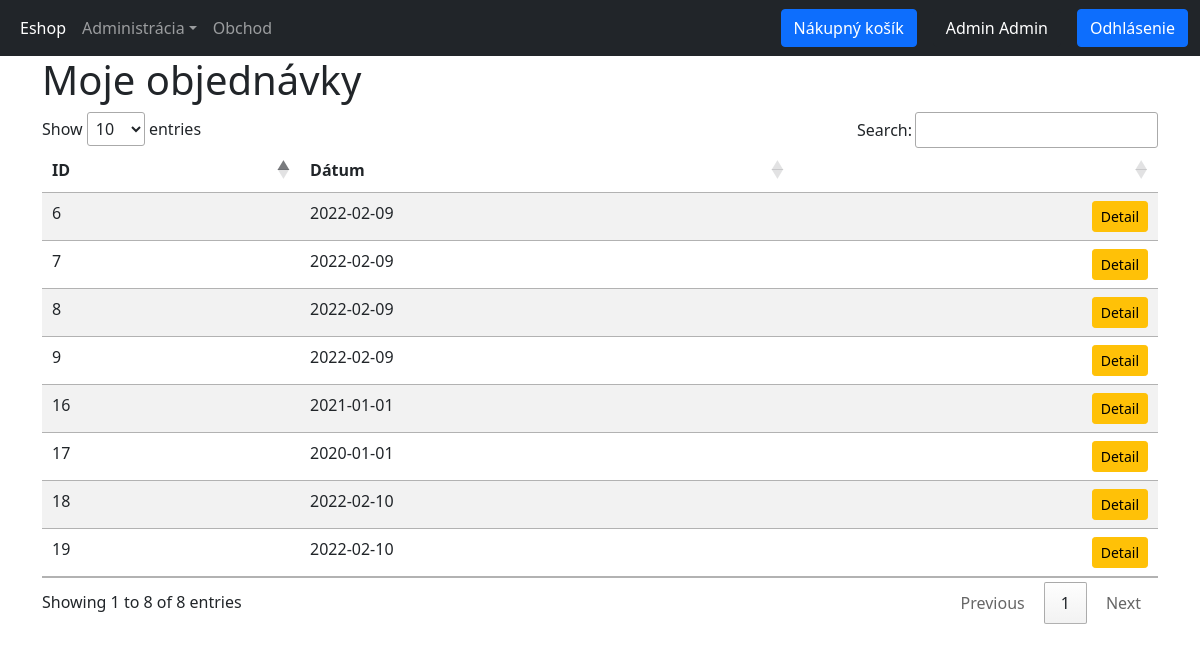
The page /moje_objednavky.php (signed in) on the database its author committed.
### tables this page shows
CREATE TABLE IF NOT EXISTS `zakaznik` (
  `cislo_zakaznika` int(4) UNSIGNED ZEROFILL NOT NULL AUTO_INCREMENT,
  `meno` varchar(10) NOT NULL,
  `priezvisko` varchar(20) NOT NULL,
  `email` varchar(50) NOT NULL,
  `telefon` int(15) DEFAULT NULL,
  `login` varchar(20) NOT NULL,
  `heslo` varchar(50) NOT NULL,
  `rola` varchar(5) NOT NULL,
  PRIMARY KEY (`cislo_zakaznika`),
  UNIQUE KEY `email` (`email`),
  UNIQUE KEY `login` (`login`)
);

CREATE TABLE IF NOT EXISTS `orders` (
  `cislo_objednavky` int(4) NOT NULL AUTO_INCREMENT,
  `datum` date NOT NULL,
  `zakaznik` int(4) UNSIGNED ZEROFILL NOT NULL,
  PRIMARY KEY (`cislo_objednavky`),
  KEY `zakaznik` (`zakaznik`)
);

### moje_objednavky.php (the view)
<?php
include_once "index_top.php";
?>
<h1>Moje objednávky</h1>
<table class="table table-striped tablejs">
<thead>
	<tr>
		<th>ID</th>
		<th>Dátum</th>
		<th></th>
	</tr>
</thead>
<tbody>
<?php
$id = $_SESSION['cislo_zakaznika'];
$sql = "SELECT * FROM orders WHERE zakaznik = $id";
$result = mysqli_query($conn, $sql);
if (mysqli_num_rows($result) > 0)
{
	while($row = mysqli_fetch_assoc($result))
	{
    	echo '<tr>';
		echo '<td>' . $row['cislo_objednavky'] . '</td>';
		echo '<td>' . $row['datum'] . '</td>';
		echo '<td align= "right"><a href="my_order.php?objednavka=' . $row['cislo_objednavky'] . '" class="btn btn-warning btn-sm">Detail</a></td>';
		echo '</tr>';
	}
}
?>
</tbody>
</table>
<?php
include_once "index_bottom.php";

### index_top.php (shortened to what this page needs)
<?php
include_once 'inc/spojenie.php';
?>
<!doctype html>
<html lang="sk">
<head>
	<link rel="stylesheet" href="css/bootstrap.min.css">
	<link rel="stylesheet" type="text/css" href="https://cdn.datatables.net/1.11.3/css/jquery.dataTables.css">
</head>
<body>
<nav class="navbar navbar-expand-sm bg-dark navbar-dark">
  <div class="container-fluid">
    <ul class="navbar-nav">
      <li class="nav-item">
        <a class="nav-link active" href="index.php">Eshop</a>
      </li>
<?php
if(isset($_SESSION['cislo_zakaznika']) && $_SESSION['cislo_zakaznika'])
{
	$idUser = intval($_SESSION['cislo_zakaznika']);
	$sql = "SELECT rola FROM zakaznik WHERE cislo_zakaznika = '$idUser'";
	$result = mysqli_query($conn, $sql);
	if(mysqli_num_rows($result) > 0)
	{
		$row = mysqli_fetch_assoc($result);
		if($row['rola'] == 'admin')
		{
?>
      <li class="nav-item dropdown">
      <a class="nav-link dropdown-toggle" href="#" role="button" data-bs-toggle="dropdown">Administrácia</a>
			</li>
<?php
		}
	}
}
?>
		<li class="nav-item">
        <a class="nav-link" href="obchod.php">Obchod</a>
      	</li>
    </ul>
<?php
if(isset($_SESSION['cislo_zakaznika']) && $_SESSION['cislo_zakaznika'])
{
echo '<form class="d-flex">
        <a style="margin-right:16px" href="kosik.php" class="btn btn-primary">Nákupný košík</a>';
}
?>
<?php
if(isset($_SESSION['cislo_zakaznika']) && $_SESSION['cislo_zakaznika'])
{
	$idUser = intval($_SESSION['cislo_zakaznika']);
	$sql = "SELECT meno, priezvisko FROM zakaznik WHERE cislo_zakaznika = '$idUser'";
	$result = mysqli_query($conn, $sql);
	if(mysqli_num_rows($result) > 0)
	{
		$res = mysqli_fetch_assoc($result);
		echo '<button style="margin-right:16px" type="button" class="btn btn-dark">' . $res['meno'] . ' ' . $res['priezvisko'] . '</button>';
	}
	echo '<a href="logout.php" class="btn btn-primary">Odhlásenie</a>';
}
else
{
	echo '<a href="login.php" class="btn btn-primary">Prihlásenie</a>';
}
?>
      </form>
	</div>
</nav>
<div class="container">

### rows shown on the page
zakaznik: meno "Admin", priezvisko "Admin"
orders: cislo_objednavky "6", datum "2022-02-09"
orders: cislo_objednavky "7", datum "2022-02-09"
orders: cislo_objednavky "8", datum "2022-02-09"
orders: cislo_objednavky "9", datum "2022-02-09"
orders: cislo_objednavky "16", datum "2021-01-01"
orders: cislo_objednavky "17", datum "2020-01-01"
orders: cislo_objednavky "18", datum "2022-02-10"
orders: cislo_objednavky "19", datum "2022-02-10"
